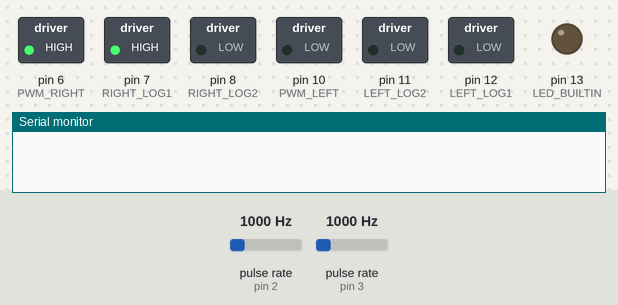
This sketch was run on a simulated Arduino Uno, built with avr-gcc and run on an emulated ATmega328P. Shown: switched loads named in the sketch (green lamp = pin HIGH), output pins drawn as LEDs (lit = HIGH), the last lines printed to the serial monitor. Wiring (inferred from the names in the program): 2 × pulse sensor: data pin 2 / data pin 3. The test bench sets the inputs (shaded band); at power-on: pulse rate (sensors on pin 2, pin 3) 1000 Hz.

Above: at 0.1 s.
At 2.1 s:
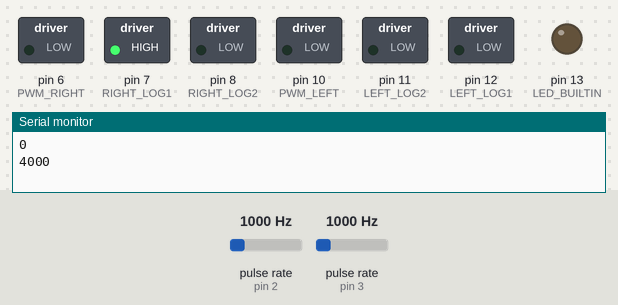
Timing chart, 0 to 3.6 s (numbered marks = the images above):
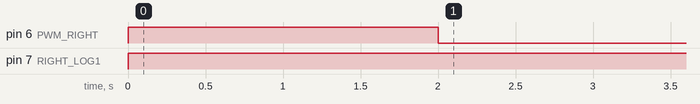

The sketch:

get_motor_speed_and_direction.ino
```cpp
/*
 * Uses rotary encoder with two Hall effect sensors to get speed and direction.
 *
 * Tests showed:
 * 1) Braking (via Hi-Hi or Lo-Lo to H-bridge logic pins) doesn't slow down motor any
 * faster than just cutting power (setting PWM to 0)
 * 2) Attaching an interrupt works about 4-5x better at detecting pulses than
 * `digitalRead` (max sampling rate of `digitalRead` seems to be about 2.5e4 Hz)
 * (frequency of encoder = MAX_RPM / 60 * ENC_RES = 15000/60*1400 = 3.5e4 Hz)
 */

// Define input pin numbers for Hall sensors.
int r_rot_encA = 2;
int l_rot_encA = 3;
// Set placeholders for the encoders' current states and previous states.
int r_rot_encA_state;
int r_rot_encA_prev_state;
int r_rot_encB_state;
int r_rot_encB_prev_state;
// Set placeholders for Hall sensors' pulse numbers.
int l_encA_pulse_n = 0;
int *p_l_encA_pulse_n;
int r_encA_pulse_n = 0;
int r_encA_pulse_n_init = 0;
int *p_r_encA_pulse_n;
// Encoder resolution (number of pulses per revolution) from datasheet
int ENC_RES = 1400;
// PWM pins to control speed.
int PWM_LEFT = 10;
int PWM_RIGHT = 6;
int PWM_RES = 255;  // # bit resolution for pwm duty cycle
// H-bridge V logic pins to control individual motor direction:
// Hi to '1' and Lo to '2' is forward motion, and vice versa.
int LEFT_LOG1 = 12;
int LEFT_LOG2 = 11;
int RIGHT_LOG1 = 7;
int RIGHT_LOG2 = 8;

int rpm;

void setup() {

    // Set pin modes.
    //pinMode(r_rot_encA, INPUT);
    // Use interrupt to detect pin state change.
    pinMode(l_rot_encA, INPUT_PULLUP);
    attachInterrupt(digitalPinToInterrupt(l_rot_encA), increment_l, CHANGE);
    pinMode(r_rot_encA, INPUT_PULLUP);
    attachInterrupt(digitalPinToInterrupt(r_rot_encA), increment_r, CHANGE);
    pinMode(PWM_LEFT, OUTPUT);
    pinMode(PWM_RIGHT, OUTPUT);
    pinMode(LEFT_LOG1, OUTPUT);
    pinMode(LEFT_LOG2, OUTPUT);
    pinMode(RIGHT_LOG1, OUTPUT);
    pinMode(RIGHT_LOG2, OUTPUT);
    pinMode(LED_BUILTIN, OUTPUT);

    Serial.begin (57600);
    p_l_encA_pulse_n = &l_encA_pulse_n;
    p_r_encA_pulse_n = &r_encA_pulse_n;
}

void loop() {

      // Compute n_encoder_pulses via `digitalRead()`.
//    // Read the current state of the sensors.
//    r_rot_encA_state = digitalRead(r_rot_encA);
//    r_rot_encB_state = digitalRead(r_rot_encB);
//    // If the previous and current state of sensor 'A' are different,
//    // a pulse has occurred.
//    if (r_rot_encA_state != r_rot_encA_prev_state){
//        // If the state of sensor 'B' is different than sensor 'A', the encoder is
//        // rotating ccw, else cw.
//        if (digitalRead(r_rot_encB_state) != r_rot_encA_state) {
//            //
//        } else {
//            //
//        }
//        ++encA_pulse_n;
//        Serial.print("pulse_n: ");
//        Serial.println(encA_pulse_n);
//        r_rot_encA_prev_state = r_rot_encA_state;
//    }

    // Test sampling frequency of `digitalRead`:
//    unsigned long start=micros();
//    digitalRead(2);
//    digitalRead(3);
//    digitalRead(4);
//    digitalRead(5);
//    digitalRead(6);
//    digitalRead(7);
//    digitalRead(8);
//    digitalRead(10);
//    digitalRead(11);
//    digitalRead(12);
//    unsigned long end=micros();
//    Serial.println((float) 1 / ((end-start) / 10.0));
//    while(true);

    // Compute n_encoder_pulses for one revolution via an interrupt.
//    if (encB_pulse_n > ENC_RES) {
//        //digitalWrite(LEFT_LOG1, HIGH);
//        //digitalWrite(LEFT_LOG2, HIGH);
//        analogWrite(PWM_LEFT, 0);
//        Serial.println(encB_pulse_n);
//    } else {
//        analogWrite(PWM_LEFT, 255);
//        digitalWrite(LEFT_LOG1, HIGH);
//        digitalWrite(LEFT_LOG2, LOW);
//    }

    // Get max rpm for a motor connected via an h-bridge ic.
    rpm = get_max_rpm(PWM_RIGHT, PWM_RES, RIGHT_LOG1, RIGHT_LOG2, *p_r_encA_pulse_n,
                      ENC_RES);
    //Serial.println(rpm * 2);
    //Serial.println(r_encA_pulse_n);
    //Serial.println(*p_r_encA_pulse_n);
    //print_p_int(*p_r_encA_pulse_n);
    //while(true);
}

void print_p_int(int p_int) {
    Serial.print("'print_p_int' val: ");
    Serial.println(p_int);
}

// Interrupt callbacks.
void increment_l() {
    ++*p_l_encA_pulse_n;
}

void increment_r() {
    ++*p_r_encA_pulse_n;
}

int get_max_rpm(int pwm_pin, int pwm_res, int log1_pin, int log2_pin,
                int pulse_val, int enc_res) {
    int rev_n = 0;
    // Start timer.
    unsigned long t = millis();
    // Start motor at 100% pwm duty cycle.
    analogWrite(pwm_pin, pwm_res);
    digitalWrite(log1_pin, HIGH);
    digitalWrite(log2_pin, LOW);
//    // Assumes there is an interrupt callback which increments `pulse_val`
//    // (this should be declared in `setup()`)
//    while ((millis() - t) < 2000) {
//        Serial.println(pulse_val);
//        //Serial.println(pulse_val);
//        if (pulse_val > enc_res) {
//        //if (l_encA_pulse_n > enc_res) {
//            ++rev_n;
//            pulse_val = 0;
//        }
//    }
    delay(2000);
    Serial.println(pulse_val);
    Serial.println(*p_r_encA_pulse_n);
    analogWrite(pwm_pin, 0);
    while(true);
    return rev_n;
}
```

Measured:
- by itself, pin 6 (PWM_RIGHT): LOW → HIGH at 0.00 s, → LOW 2.0 s later
- by itself, pin 7 (RIGHT_LOG1): LOW → HIGH at 0.00 s
